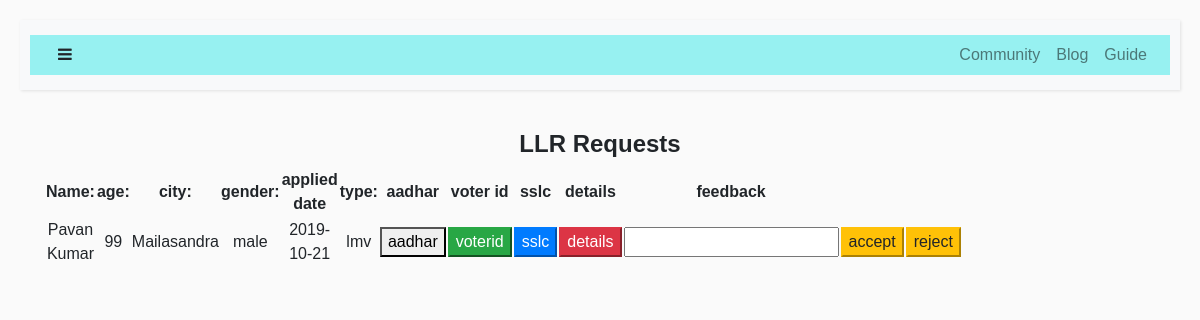
Before: /adminllr with the older database file.
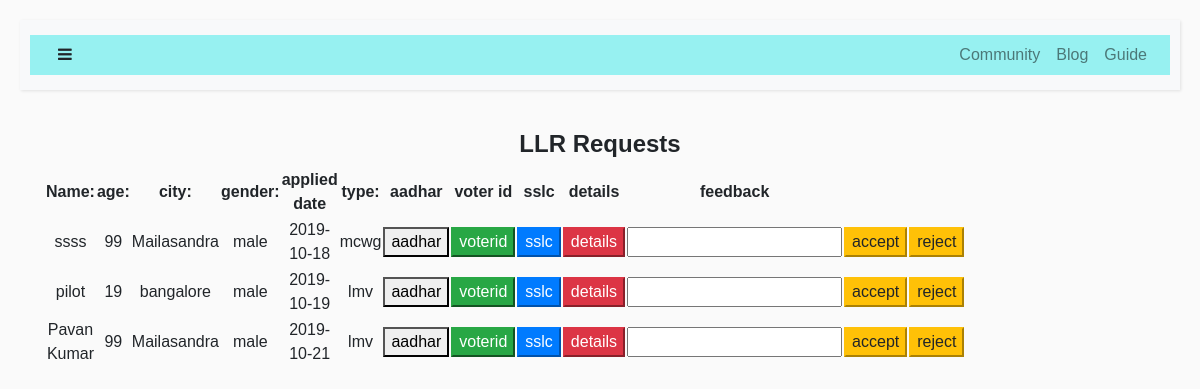
After: the same page with the newer database file.
### tables this page shows
CREATE TABLE "llr" (
	`id`	INTEGER NOT NULL PRIMARY KEY AUTOINCREMENT,
	`firstname`	TEXT,
	`lastname`	TEXT,
	`fathername`	TEXT,
	`email`	TEXT,
	`address`	TEXT,
	`pincode`	INTEGER,
	`city`	TEXT,
	`district`	TEXT,
	`state`	TEXT,
	`country`	TEXT,
	`dob`	TEXT,
	`age`	INTEGER,
	`gender`	TEXT,
	`phone`	INTEGER,
	`bloodgroup`	TEXT,
	`currentdate`	TEXT,
	`expirydate`	TEXT,
	`status`	TEXT,
	`type`	TEXT,
	`rto`	TEXT,
	`feedback`	TEXT
);

### login.py (the view)
@app.route('/adminllr',methods=['GET','POST'])
def adminllr():
    with sqlite3.connect('r.db') as con:
            cur=con.cursor()
            if(cur.execute("SELECT firstname,email,age,city,gender,currentdate,type FROM llr WHERE status=?",("pending",))):
                data=cur.fetchall()
                return render_template('adminllr.html',data=data)
            else:
                flash("error")
                return render_template('empdashboard.html')

### templates/adminllr.html
{% extends "layout.html" %}
{% block body %}
<center><h4><b>LLR Requests</b></h4></center>
{%if data%}
<div class="container">
    <div class="row">
<div class="col-md-8">
    <table>
        <tr>
            <th>Name:</th>
            <th>age:</th>
            <th>city:</th>
            <th>gender:</th>
            <th>applied date</th>
            <th>type:</th>
            <th>aadhar</th>
            <th>voter id</th>
            <th>sslc</th>
            <th>details</th>
            <th>feedback</th>
        </tr>
        {% for row in data %}
        <form method=post  action="/edit/{{ row[1] }}">
        <tr>
            <td>{{row[0]}}</td>
            <td>{{row[2]}}</td>
            <td>{{row[3]}}</td>
            <td>{{row[4]}}</td>
            <td>{{row[5]}}</td>
            <td>{{row[6]}}</td>
            <td><a href="/aadhar/{{ row[1] }}"><button type="button" class="btn-default">aadhar</button></a></td>
            <td><a href="/voterid/{{ row[1] }}"><button type="button" class="btn-success">voterid</button></a></td>
            <td><a href="/sslc/{{ row[1] }}"><button type="button" class="btn-primary">sslc</button></a></td>
            <td><a href="/details/{{ row[1] }}"><button type="button" class="btn-danger">details</button></a></td>
            <td><input type="text" name="feedback"></td>
            <td><input type="submit" name="action" class="btn-warning" value="accept"></td>
            <td><input type="submit" name="action" class="btn-warning" value="reject"></td>
        </tr>
    </form>
{% endfor %}
    </table>
</div>
</div>
{%else%}
<center>
    <br><br>
    <p> No requests for LLR</p>
</center>
        {%endif%}
{% endblock%}

### templates/layout.html (shortened to what this page needs)
<!doctype html>
<html lang="en">
<head>
  <link rel="stylesheet" href="{{ url_for('static',filename='styles/myform.css')}}" type="text/css">
  <link rel="stylesheet" href="https://stackpath.bootstrapcdn.com/bootstrap/4.3.1/css/bootstrap.min.css">
  <link rel="stylesheet" href="https://cdnjs.cloudflare.com/ajax/libs/malihu-custom-scrollbar-plugin/3.1.5/jquery.mCustomScrollbar.min.css">
  <link rel="stylesheet" href="https://stackpath.bootstrapcdn.com/bootstrap/4.3.1/css/bootstrap.min.css">
  <link rel="stylesheet" href="https://stackpath.bootstrapcdn.com/font-awesome/4.7.0/css/font-awesome.min.css">
</head>
  <body class="text-center">
    {% include 'navbar.html' %}
    {% block body %}
    {% endblock %}
    </body>
    </html>

### templates/navbar.html (shortened to what this page needs)
<div class="wrapper">
  <div id="content">
      <nav class="navbar navbar-expand-lg navbar-light bg-light">
          <div class="container-fluid">
              <button type="button" id="sidebarCollapse" class="btn text-sidebar bg-turbo-yellow" color="black">
                  <i class="fa fa-bars"></i>
              </button>
              <div class="collapse navbar-collapse" id="navbarSupportedContent" >
                  <ul class="nav navbar-nav ml-auto">
                      <li class="nav-item">
                          <a class="nav-link" href="#">Community</a>
                      </li>
                      <li class="nav-item">
                          <a class="nav-link" href="#">Blog</a>
                      </li>
                      <li class="nav-item">
                          <a class="nav-link" href="#">Guide</a>
                      </li>
                  </ul>
              </div>
          </div>
      </nav>

### templates/navbar.html (style rules this page uses)
.bg-turbo-yellow { background-color: $turbo-yellow; }
body { font-family: 'Poppins', sans-serif; background: #fafafa; }
a, a:hover, a:focus { color: inherit; text-decoration: none; transition: all 0.3s; }
.container-fluid { background: rgb(151, 241, 241); }
.navbar { padding: 15px 10px; background: rgb(136, 120, 120); border: none; border-radius: 0; margin-bottom: 40px; box-shadow: 1px 1px 3px rgba(0, 0, 0, 0.1); }
.text-sidebar { color: $text-sidebar; }
.wrapper { display: flex; width: 100%; align-items: stretch; }
#content { width: 100%; padding: 20px; min-height: 100vh; transition: all 0.3s; }

Changed rows visible on the page:
now on this page (row edited): llr: firstname "ssss", age "99", city "Mailasandra", gender "male", currentdate "2019-10-18", type "mcwg"
now on this page (row edited): llr: firstname "pilot", age "19", city "bangalore", gender "male", currentdate "2019-10-19", type "lmv"
